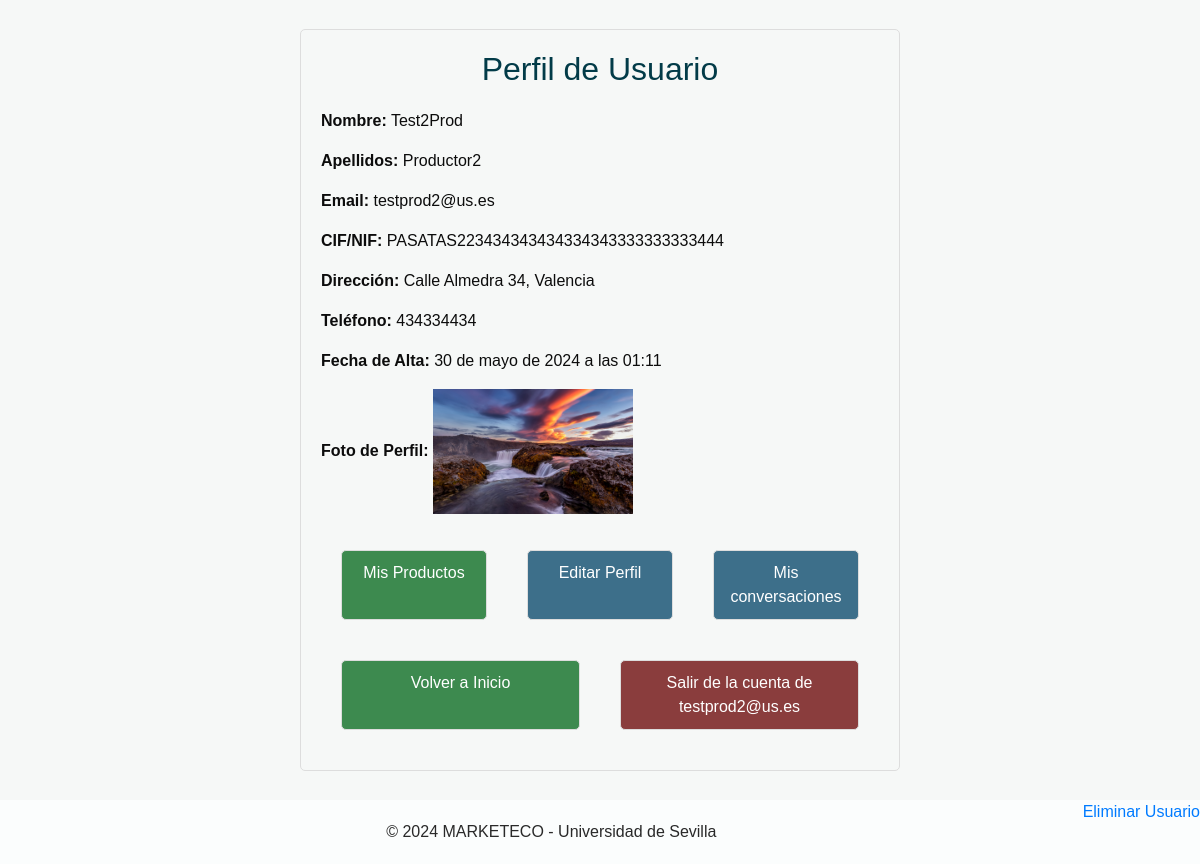
Page /usuarios/perfil/ (signed in) on the committed database.
### Apps/Usuarios/models.py (models this page shows)
class Consumidor(AbstractUser):
    username = models.CharField('Username', blank=True, max_length=50)
    email = models.EmailField('Correo electrónico', unique=True, max_length=100)
    nombre = models.CharField('Nombre', max_length=254, blank=True, null=True)
    apellidos = models.CharField('Apellidos', max_length=254, blank=True, null=True)
    direccion = models.CharField('Direccion', max_length=255, blank=True, null=True)
    telefono = models.CharField('Teléfono', max_length=20, blank=True, null=True)
    fecha_alta = models.DateTimeField('Fecha de Alta', auto_now_add=True)
    photo = models.ImageField('Imagen de Perfil', upload_to='Usuarios/perfiles/', blank=True, null=True)
    photo_url = models.URLField('URL de Imagen de Perfil', blank=True, null=True)
    is_productor = models.BooleanField(default=False)
    is_active = models.BooleanField(default=True)
    is_staff = models.BooleanField(default=False)
    is_superuser = models.BooleanField(default=False)
    USERNAME_FIELD = 'email'
    REQUIRED_FIELDS = []
    objects = CustomUserManager()
    class Meta:
        verbose_name_plural = "Consumidores"

class Productor(Consumidor):
    cif = models.CharField('CIF', unique=True, max_length=200)
    USERNAME_FIELD = 'email'
    REQUIRED_FIELDS = []
    objects = CustomUserManager()
    class Meta:
        verbose_name_plural = "Productores"

### Apps/Usuarios/views.py (the view)
# urls.py: path('usuarios/perfil/', usuarios_views.perfil, name='perfil'),
@login_required
def perfil(request):
    user = request.user
    if hasattr(user, 'productor'):
        user = user.productor
    context = {
        'user': user
    }
    if(isinstance(user, Productor)):
        return render(request, 'perfil_prod.html', context)
    else:
        return render(request, 'perfil.html', context)

### Apps/Usuarios/templates/perfil_prod.html (shortened to what this page needs)
<!DOCTYPE html>
<html lang="en">
<head>
    <link rel="stylesheet" type="text/css" href="https://cdnjs.cloudflare.com/ajax/libs/OwlCarousel2/2.1.3/assets/owl.carousel.min.css" />
    <link rel="stylesheet" type="text/css" href="/../static/css/bootstrap.css"/>
    <link href="/../static/css/style.css" rel="stylesheet" />
    <link href="/../static/css/responsive.css" rel="stylesheet" />
</head>
<body>
    <div class="container_perfil">
        <div class="perfil_form">
            <h2>Perfil de Usuario</h2>
            <p><strong>Nombre:</strong> {{ user.nombre|default:"Sin nombre establecido" }}</p>
            <p><strong>Apellidos:</strong> {{ user.apellidos|default:"Sin apellidos establecidos" }}</p>
            <p><strong>Email:</strong> {{ user.email }}</p>
            <p><strong>CIF/NIF:</strong> {{ user.cif }}</p>
            <p><strong>Dirección:</strong> {{ user.direccion|default:"Sin dirección establecida" }}</p>
            <p><strong>Teléfono:</strong> {{ user.telefono|default:"Sin teléfono establecido" }}</p>
            <p><strong>Fecha de Alta:</strong> {{ user.fecha_alta }}</p>
            <p>
                <strong>Foto de Perfil:</strong>
                {% if user.photo_url %}
                    <img src="{{ user.photo.url }}" alt="Foto de Perfil" width="200">
                {% elif user.photo %}
                    <img src="{{ user.photo.url }}" alt="Foto de Perfil" width="200">
                {% else %}
                    No has subido una foto de perfil.
                {% endif %}
            </p>
            {% if user.is_productor %}
            <div class="button_group">
                <a href="{% url 'products' %}" class="btn">Mis Productos</a>
                <a href="{% url 'edit_profile_prod' %}" class="btn btn_pass">Editar Perfil</a>
                <a href="{% url 'lista_conversaciones' %}" class="btn btn_pass">Mis conversaciones</a>
            {% endif %}
            </div>
            <div class="button_group">
                <a href="/" class="btn btn_back">Volver a Inicio</a>
                <a href="/usuarios/signup/logout" class="btn btn-cancel">Salir de la cuenta de {{ user.username }}</a>
            </div>
        </div>
    </div>
        <a href="{% url 'eliminar_user' %}" style="float: right; margin-right: 0px;">Eliminar Usuario</a>
    <section class="container-fluid footer_section_perfil">
        <p>
        &copy;  2024 MARKETECO - Universidad de Sevilla </a>
        </p>
    </section>
</body>
</html>

### static/css/style.css (style rules this page uses)
body { font-family: "Poppins", sans-serif; color: #0c0c0c; background-color: #ffffff; }
a, a:hover, a:focus { text-decoration: none; }
.btn, .btn:focus { outline: none !important; -webkit-box-shadow: none; box-shadow: none; }

### Apps/Usuarios/templates/perfil_prod.html (style rules this page uses)
body, html { height: 100%; margin: 0; font-family: Arial, sans-serif; justify-content: center; align-items: center; }
.container_perfil { background-color: #f6f8f7; height: 100vh; display: flex; justify-content: center; align-items: center; }
.perfil_form { width: 100%; padding: 20px; margin: 300px; border: 1px solid #ddd; border-radius: 5px; background-color: #f6f8f7; }
.perfil_form h2 { text-align: center; margin-bottom: 20px; color: #023b48; }
.btn { width: calc(100% - 22px); padding: 10px; margin: 20px; border: 1px solid #ddd; border-radius: 5px; box-sizing: border-box; background-color: #3d8a4f; color: #ffffff; cursor: pointer; transition: background-color 0.3s ease; }
.btn-cancel { width: calc(100% - 22px); padding: 10px; margin: 20px; border: 1px solid #ddd; border-radius: 5px; box-sizing: border-box; background-color: #8a3d3d; color: #ffffff; cursor: pointer; transition: background-color 0.3s ease; }
.btn_pass { border: 1px solid #ddd; background-color: #3d6f8a; color: #ffffff; }
.button_group { display: flex; justify-content: center; }
.footer_section_perfil { background-color: #fbfdfd; padding: 20px; font-weight: 500; }
.footer_section_perfil p { color: #292929; margin: 0; text-align: center; }

### rows in the picture
Consumidor: nombre "Test2Prod", apellidos "Productor2", email "testprod2@us.es", direccion "Calle Almedra 34, Valencia", telefono "434334434", fecha_alta "30 de mayo de 2024 a las 01:11", photo (picture), username "testprod2@us.es"
Productor: cif "PASATAS223434343434334343333333333444"
